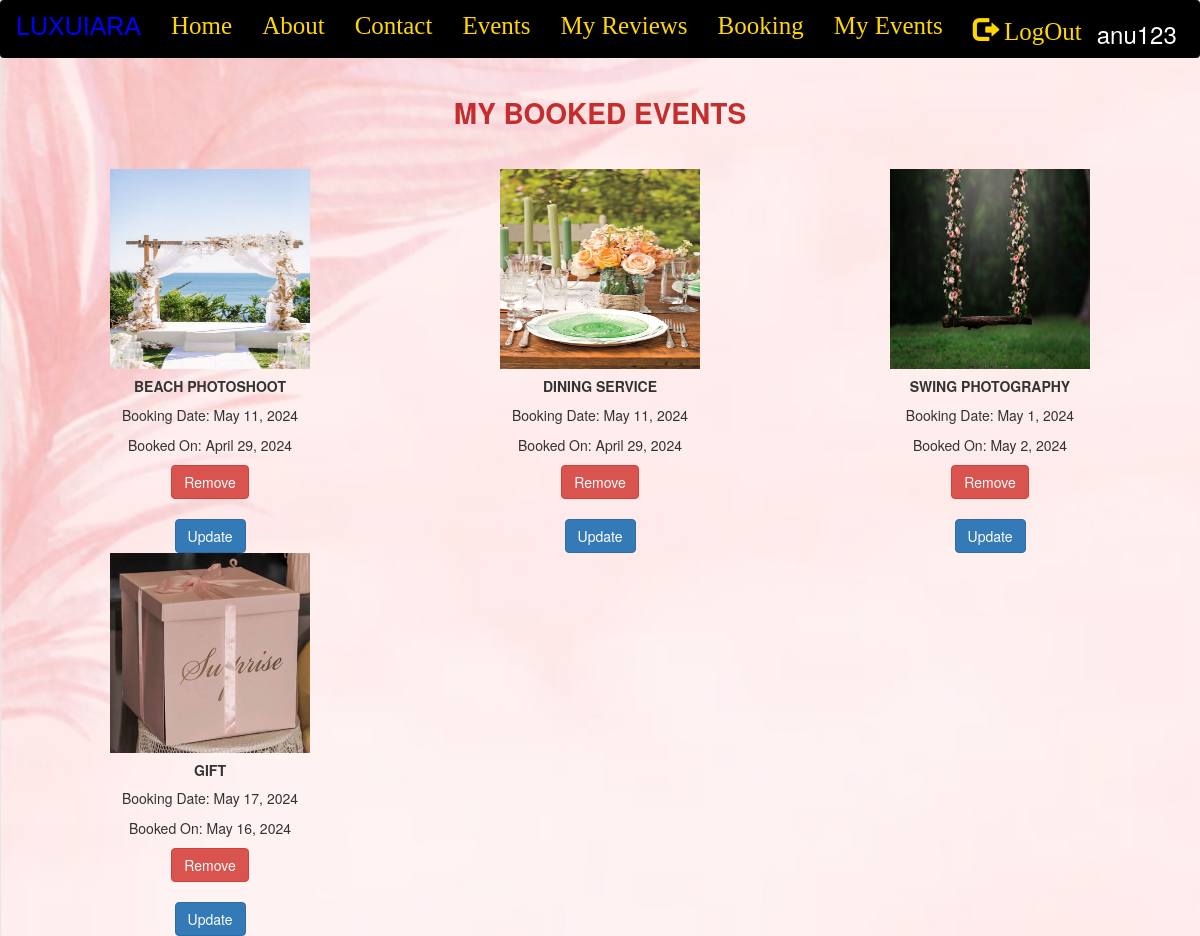
Screenshot of /my-events/ (signed in) with the database file from the repository.
### myapp/models.py (models this page shows, shortened)
class Booking(models.Model):
    cus_name = models.CharField(max_length=55)
    cus_ph = models.CharField(max_length=12)
    cus_email = models.EmailField(max_length=50, default='')
    event_name = models.ForeignKey(Event, on_delete=models.CASCADE)
    user = models.ForeignKey(User, on_delete=models.CASCADE, default=None)
    booking_date = models.DateField()
    booked_on = models.DateField(auto_now=True)

class Event(models.Model):
    img=models.ImageField(upload_to="pic")
    name=models.CharField(max_length=50)
    desc=models.CharField(max_length=500)
    def __str__(self):
        return self.name

### myapp/views.py (the view)
# urls.py: path('my-events/', views.my_events, name='my_events'),
@login_required
def my_events(request):
    booked_events = Booking.objects.filter(user=request.user)
    return render(request, 'my_events.html', {'booked_events': booked_events})

### templates/my_events.html (shortened to what this page needs)
{% extends 'base.html' %}
{% load static %}
{% block content %}
<div class="container">
    <h2 class="text-center heading">MY BOOKED EVENTS</h2>
    <div class="row">
        {% for booking in booked_events %}
        <div class="col-md-4">
            <div class="card text-center">
                <img src="{{ booking.event_name.img.url }}" class="card-img-top" alt="{{ booking.event_name }}" style="width: 200px; height:200px;">
                <div class="card-body">
                    <h5 class="card-title" style="font-weight: bold;">{{ booking.event_name.name }}</h5>
                    <p class="card-text">Booking Date: {{ booking.booking_date }}</p>
                    <p class="card-text">Booked On: {{ booking.booked_on }}</p>
                    <form method="POST" action="{% url 'delete_booking' booking.id %}">
                        <button type="submit" class="btn btn-danger">Remove</button>
                    </form><br>
                    <a href="{% url 'update_booking' booking.id %}" class="btn btn-primary">Update</a>
                </div>
            </div>
        </div>
        {% endfor %}
    </div>
</div>
{% endblock %}

### templates/base.html (shortened to what this page needs)
 {% load static%}
<!DOCTYPE html>
<html lang="en">
<head>
    <link rel="stylesheet" href="https://maxcdn.bootstrapcdn.com/bootstrap/3.4.1/css/bootstrap.min.css">
    <link href="https://cdnjs.cloudflare.com/ajax/libs/font-awesome/5.15.0/css/all.min.css" rel="stylesheet">
</head>
<body>
<nav class="navbar navbar-bg-light">
    <div class="container-fluid" >
        <div class="navbar-header">
            <a class="navbar-brand" href="{% url 'index' %}">LUXUIARA</a>
        </div>
        <ul class="nav navbar-nav mx-auto">
            <li class="active"><a href="{% url 'index' %}">Home</a></li>
            <li><a href="{% url 'about' %}">About</a></li>
             <li><a href="{% url 'contact' %}">Contact</a></li>
            {% if user.is_authenticated %}
                <li><a href="{% url 'events' %}">Events</a></li>
            {% else %}
                <li><a href="{% url 'events1' %}">Events List</a></li>
            {% endif %}
            {% if user.is_authenticated %}
                <li><a href="{% url 'feedback' %}">My Reviews</a></li>
            {% else %}
                 <li><a href="{% url 'feedback1' %}">Reviews</a></li>
            {% endif %}
            {% if user.is_authenticated %}
                <li><a href="{% url 'booking' %}">Booking</a></li>
                 <li><a href="{% url 'my_events' %}">My Events</a></li>
                <li><a href="{% url 'logout' %}"><span class="glyphicon glyphicon-log-out"></span> LogOut</a></li></ul><h3 style="color:white;">{{user.username}}</h3>
            {% else %}
                <ul class="nav navbar-nav navbar-right">
                    <li><a href="{% url 'register' %}"><span class="glyphicon glyphicon-user"></span> Sign Up</a></li>
                    <li><a href="{% url 'login' %}"><span class="glyphicon glyphicon-log-in"></span> Login</a></li>
                </ul>
            {% endif %}
    </div>
</nav>
{% block content %}
{% endblock %}
</body>
</html>

### templates/base.html (style rules this page uses)
.navbar { background-color: black !important; }
.nav li a { color:gold; font-size: 25px; font-family:Times New Roman; }
.navbar-brand { color: blue; font-size: 25px; font-family: Impact, Haettenschweiler, 'Arial Narrow Bold', sans-serif; }

### rows the page displays
Booking: event_name.img (picture), event_name.name "BEACH PHOTOSHOOT", booking_date "May 11, 2024", booked_on "April 29, 2024"
Booking: event_name.img (picture), event_name.name "DINING SERVICE", booking_date "May 11, 2024", booked_on "April 29, 2024"
Booking: event_name.img (picture), event_name.name "SWING PHOTOGRAPHY", booking_date "May 1, 2024", booked_on "May 2, 2024"
Booking: event_name.img (picture), event_name.name "GIFT", booking_date "May 17, 2024", booked_on "May 16, 2024"

### other values shown
{{ user.username }} "anu123"
